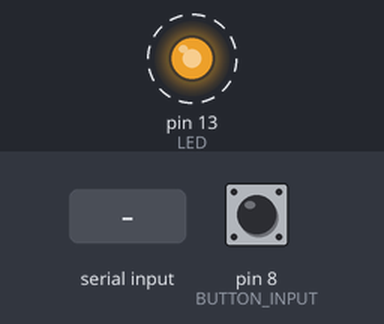
Bench run of a sketch on a simulated Arduino Uno, built with avr-gcc and run on an emulated ATmega328P. Parts: output pins drawn as LEDs (lit = HIGH). Dashed ring = blinking. The test bench sets the inputs (shaded band); at power-on: pin 8 (BUTTON_INPUT) HIGH. What the sketch prints to the serial monitor is not drawn.

Above: at 1.25 s.
1.3 s: pin 8 (BUTTON_INPUT) pulled LOW for 0.15 s
4.3 s: "0" received over Serial
7.3 s: byte 56 ('8') received over Serial
10.3 s: byte 65 ('A') received over Serial
13.3 s: byte 97 ('a') received over Serial
16.3 s: byte 68 ('D') received over Serial
Timing chart, 0 to 20.3 s (numbered marks = the images above; inputs shaded):
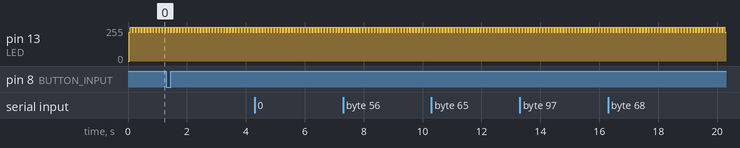

Measured:
- by itself, pin 13 (LED): alternates 255/255 for 0.06 s and 215/255 for 0.04 s

The sketch:

helicopter_2_channel.ino
```cpp
//
// Ardunio Control of the S107 Helicopter
//
// Dervived from: kodek.pde - ver 1.0 - S107G IR packet transmitter
//
// Modified by Andrew Barry, Dan Barry, Brandon Vasquez, Jacob Izraelevitz 2012-2014
//
//
// Usage: attach IR LEDs to pin 13 and use the Serial Monitor to control
// the helicopter


// --- Initial setup code (don't worry about this too much) ---
#define CHANNEL_A 0
#define CHANNEL_B 1

byte channel = CHANNEL_A;
// --- end initial setup code ---


/*
 * HoldCommand (for your reference)
 *  Inputs:
 *    yawIn: Turn left/right.
 *      0 = maximum left turn
 *      63 = no turn
 *      127 = maximum right turn
 *
 *    pitchIn: pitch the helicopter to fly forwards and backwards
 *      0 = maxmimum backwards flight
 *      63 = hover
 *      127 = maximum forward flight
 *
 *    throttleIn: speed of the rotors (go up and down or hover)
 *      0 = no throttle
 *      65 = approximate hover throttle
 *      127 = max throttle (will go up FAST!)
 *
 *    holdTime: Time to hold this command for in milliseconds
 *      0 = do nothing
 *      500 = hold command for a half second
 *      1000 = hold for one second
 *
 *  Outputs:
 *      None.
 *
 *  Example:
 *      Hover for one half of a second
 *        HoldCommand(63, 63, 77, 500)
 *          63; don't turn left or right
 *          63: don't move forward or backwards
 *          60: approximate hover throttle
 *          500: do this for 500ms (aka half a second)
 *
**/


/*
 * This function is called when the button is pressed.
 */
void ButtonPressed()
{
  // print to the serial port
  Serial.println();
  Serial.println("You hit the button.");
  Serial.println();


  // HoldCommand takes 4 numbers - yaw (0 to 127), pitch (0 to 127), throttle (0 to 127), time to hold (in milliseconds)

  // REMINDER: HoldCommand(yaw, pitch, throttle, time)

  //HoldCommand(63, 63, 110, 500); // example take-off
                                   // start with lots of throttle!

  //HoldCommand(63, 63, 65, 1000); // hover for 1 second

  // ------------------------
  //    ADD YOUR CODE HERE
  // ------------------------


  //
  // -----------------------------
  // Implementation details below!
  // -----------------------------
  //


}


byte yawCmd, pitchCmd, throttleCmd, trimCmd;

void serialEvent()  // Called every time a command is recieved on the serial port
{
  char cmd = Serial.read();  // Reads in a command from the serial port

  // print out what command was received
  Serial.println();
  Serial.print("command received is ");
  Serial.println(cmd);

  switch (cmd) {

    case 'O':
    case 'o':
    case '0':
      Serial.print("Killing throttle. ");
      throttleCmd = 0;
      yawCmd = 63;
      pitchCmd = 63;
      break;

    case '5': // Attempt at hover throttle
      Serial.print("Got a throttle command.");
      throttleCmd = 77; // modify this slightly to make it easy to fly
      break;

    case '1':
    case '2':
    case '3':
    case '4':
    case '6':
    case '7':
    case '8':
    case '9':
      Serial.println("Got a throttle command.");
      throttleCmd = atoi(&cmd) * 14;  // Single character, so we can go from 0 to 124 by inputting 0 to 9 in the serial monitor
      break;

    case 'A':
    case 'a':  // Causes the helicopter to rotate counter-clockwise
      yawCmd -= 5;
      Serial.print("Yaw is ");
      Serial.println(yawCmd);
      break;

    case 'D':
    case 'd':  // Causes the helicopter to rotate clockwise
      yawCmd += 5;
      Serial.print("Yaw is ");
      Serial.println(yawCmd);
      break;

    case 'W':
    case 'w':  // Causes the helicopter to pitch forward
      pitchCmd += 5;
      Serial.print("Pitch is ");
      Serial.println(pitchCmd);
      break;

    case 'S':
    case 's':  // Causes the helicopter to pitch backwards
      pitchCmd -= 5;
      Serial.print("Pitch is ");
      Serial.println(pitchCmd);
      break;

    case 'U':
    case 'u':  // Causes the helicopter to inc in throttle
      if (throttleCmd < 255 - 6) {
        throttleCmd += 6;
      }
      Serial.print("Throttle is ");
      Serial.println(throttleCmd);
      break;

    case 'J':
    case 'j':  // Causes the helicopter to dec in throttle
      if (throttleCmd > 6) {
        throttleCmd -= 6;
      }
      Serial.print("Trottle is ");
      Serial.println(throttleCmd);
      break;

    case 'C':
    case 'c':  // Changes the channel A = 0, B = 1
      Serial.println("Changing channel");
      if (channel == 1) {
        channel = 0;
      } else {
        channel = 1;
      }
      break;

    case 'R':
    case 'r':  // Reset
      Serial.println("Resetting yaw and pitch");
      yawCmd = 63;
      pitchCmd = 63;
      break;

    default:  // Bad command
      Serial.println("Unknown command");
  }

  Serial.print("Throttle is at ");
  Serial.println(throttleCmd);
}

#define LED 13 // Pin connected to the infrared leds
#define BUTTON_INPUT 8
#define TAKEOFF_THROTTLE 110
#define HOLDING_THROTTLE 58
#define DELAY_CONST 50

/* Setup runs once, when the Arduino starts */
void setup()
{
  // Start the serial port communications
  Serial.begin(9600);

  // set the IR LED pin to be an output, take it to 0 volts
  pinMode(LED,OUTPUT);
  digitalWrite(LED,LOW);

  // configure the button input to be a pullup,
  // so we can connect the pin through the button
  // to ground
  pinMode(BUTTON_INPUT, INPUT_PULLUP);

  // initialize global command variables to be neutral.
  yawCmd = 63; // yaw: 0-127, 63 is no yaw
  pitchCmd = 63; // pitch: 0-127, 63 is no pitch
  trimCmd = 0;
  throttleCmd = 0; // throttle: 0-127, 0 is no throttle

  // send the first serial communication
  Serial.println("throttle = 0, standing by for commands.");
}


/*
 * Function to send a packet to the helicopter
 *
 * Inputs: yaw, pitch, throttle, trim
 *
 * Yaw: 0-127, 63 = no yaw
 * Pitch: 0-127, 63 = no pitch
 * Throttle: 0-127, 0 = off
 * Trim: 0-127, 0 = no trim
 *
 * Outputs:
 *  time it took to send the packet
 */
byte sendPacket(byte yaw,byte pitch,byte throttle,byte trim)
{
  pitch = 127-pitch; // reverse pitch so fowards is higher numbers
  yaw = 127-yaw; // reverse yaw to that left is lower and right is higher numbers

  static byte markL, countP, countR, one, zero, flag;
  static bool data;
  static const byte maskB[] = {1,2,4,8,16,32,64,128};
  static byte dataP[4];

  dataP[0] = yaw;
  dataP[1] = pitch;
  dataP[2] = throttle;
  dataP[3] = trim;

  markL = 77;
  countP = 4;
  countR = 8;
  one = 0;
  zero = 0;
  data = true;

  // flash the IR LED 77 times
  while(markL--)
  {
    digitalWrite(LED,LOW);
    delayMicroseconds(10);
    digitalWrite(LED,HIGH);
    delayMicroseconds(10);
  }

  // wait 2ms
  delayMicroseconds(1998);
  markL = 12;

  while(data)
  {
    // flash 12 times
    while(markL--)
    {
      digitalWrite(LED,LOW);
      delayMicroseconds(10);
      digitalWrite(LED,HIGH);
      delayMicroseconds(10);
    }
    markL = 12;
    flag = countR;

    if((dataP[4-countP] & maskB[--countR]) || (flag == 8 && countP == 2 && channel == 1)) {
      one++;
      //Serial.print("1");
      delayMicroseconds(688);
    } else {
      //Serial.print("0");
      zero++;

      delayMicroseconds(288);
    }

    if(!countR) {
      countR = 8;
      countP--;
      //Serial.println("... next command");
    }

    if(!countP) {
      data = false;
    }

  }

  while(markL--) {
    digitalWrite(LED,LOW);
    delayMicroseconds(10);
    digitalWrite(LED,HIGH);
    delayMicroseconds(10);
  }

  return((.1-.014296-one*.000688-zero*.000288)*1000); // in ms.
}

void TestCopter() // Small function that tests the helicopters yaw, pitch and throttle at once
{
  yawCmd = 15;
  pitchCmd = 15;
  trimCmd = 0;
  throttleCmd = TAKEOFF_THROTTLE;
  HoldCommand(yawCmd, pitchCmd, throttleCmd, 500);

  throttleCmd = 0;
  yawCmd = 63;
  pitchCmd = 63;
}


/*
 * HoldCommand
 *  Inputs:
 *    yawIn: Turn left/right.
 *      0 = maximum right turn
 *      63 = no turn
 *      127 = maximum left turn
 *
 *    pitchIn: pitch the helicopter to fly forwards and backwards
 *      0 = maxmimum backwards flight
 *      63 = hover
 *      127 = maximum forwards flight
 *
 *    throttleIn: speed of the rotors (go up and down or hover)
 *      0 = no throttle
 *      77 = apporximate hover throttle
 *      127 = max throttle (will go up FAST!)
 *
 *    holdTime: Time to hold this command for in milliseconds
 *      0 = do nothing
 *      500 = hold command for a half second
 *      1000 = hold for one second
 *
 *  Outputs:
 *      None.
 *
 *
 *
 */
void HoldCommand(int yawIn, int pitchIn, int throttleIn, int holdTime)
{
  // print out status messages to the serial port
  Serial.print("HoldingCommand running:\n\t-----------------------------------------\n");
  Serial.print("\tYaw\tPitch\tThrottle\tTime (ms)\n\t-----------------------------------------\n\t");
  Serial.print(yawIn);
  Serial.print("\t");
  Serial.print(pitchIn);
  Serial.print("\t");
  Serial.print(throttleIn);
  Serial.print("\t\t");
  Serial.println(holdTime);

  // initialize variables
  int delayAmount = holdTime/DELAY_CONST;
  int packetDelay;

  // loop until we're done holding the command
  while (holdTime > 0) {

    // check to see if we should abort because of a message
    // on the serial port
    if (Serial.available() == true) {

      // abort
      Serial.println("HOLD COMMAND ABORTED");
      break;
    }

    // send a packet to the heliocopter containing the command
    // we're holding
    packetDelay = sendPacket(yawIn, pitchIn, throttleIn, trimCmd);

    // remember how long we've held this for and subtract
    // from our total time
    holdTime = holdTime - packetDelay;

    // wait until the next packet
    delay(packetDelay);

    // delay a bit more
    delay(delayAmount);
    holdTime = holdTime - delayAmount;
  }

  // print out that we're done
  Serial.println("done.");
  Serial.println();

}


void loop()
{
    // Note that serialEvent() gets called on each path of the loop
    // and runs if there is data at the serial port

    delay(sendPacket(yawCmd,pitchCmd,throttleCmd,trimCmd));

    // check the button (we check for LOW since we've configured it to be pulled high)
    if (digitalRead(BUTTON_INPUT) == LOW) {
      ButtonPressed();
    }
}
```
